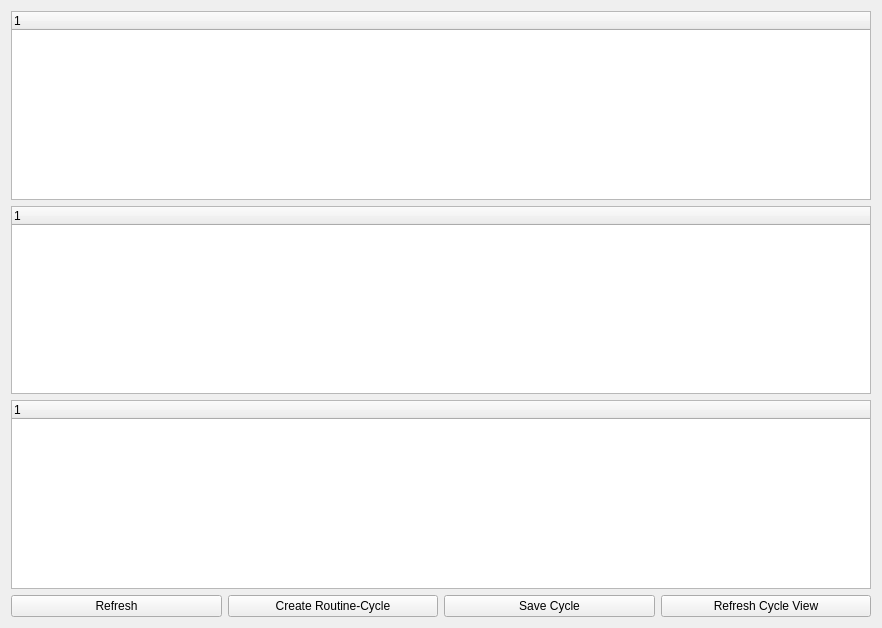
<?xml version="1.0" encoding="UTF-8"?>
<ui version="4.0">
 <class>wdCycleBuilderView</class>
 <widget class="QWidget" name="wdCycleBuilderView">
  <property name="geometry">
   <rect>
    <x>0</x>
    <y>0</y>
    <width>882</width>
    <height>628</height>
   </rect>
  </property>
  <property name="sizePolicy">
   <sizepolicy hsizetype="Expanding" vsizetype="Expanding">
    <horstretch>100</horstretch>
    <verstretch>100</verstretch>
   </sizepolicy>
  </property>
  <property name="maximumSize">
   <size>
    <width>16777215</width>
    <height>16777215</height>
   </size>
  </property>
  <property name="windowTitle">
   <string>wdParameterView</string>
  </property>
  <layout class="QVBoxLayout" name="verticalLayout">
   <item>
    <layout class="QHBoxLayout" name="horizontalLayout">
     <property name="sizeConstraint">
      <enum>QLayout::SetMaximumSize</enum>
     </property>
     <item>
      <layout class="QVBoxLayout" name="verticalLayout_2">
       <item>
        <widget class="QTreeWidget" name="trwCycles">
         <column>
          <property name="text">
           <string notr="true">1</string>
          </property>
         </column>
        </widget>
       </item>
       <item>
        <widget class="QTreeWidget" name="trwRoutines">
         <column>
          <property name="text">
           <string notr="true">1</string>
          </property>
         </column>
        </widget>
       </item>
       <item>
        <widget class="QTreeWidget" name="trwRoutineCycles">
         <property name="dragDropOverwriteMode">
          <bool>false</bool>
         </property>
         <property name="dragDropMode">
          <enum>QAbstractItemView::DragOnly</enum>
         </property>
         <column>
          <property name="text">
           <string notr="true">1</string>
          </property>
         </column>
        </widget>
       </item>
       <item>
        <layout class="QHBoxLayout" name="horizontalLayout_2">
         <item>
          <widget class="QPushButton" name="btnRefresh">
           <property name="text">
            <string>Refresh</string>
           </property>
          </widget>
         </item>
         <item>
          <widget class="QPushButton" name="btnCreateRoutineCycle">
           <property name="text">
            <string>Create Routine-Cycle</string>
           </property>
          </widget>
         </item>
         <item>
          <widget class="QPushButton" name="btnSaveCycle">
           <property name="text">
            <string>Save Cycle</string>
           </property>
          </widget>
         </item>
         <item>
          <widget class="QPushButton" name="btnRefreshCycle">
           <property name="text">
            <string>Refresh Cycle View</string>
           </property>
          </widget>
         </item>
        </layout>
       </item>
      </layout>
     </item>
    </layout>
   </item>
  </layout>
 </widget>
 <resources/>
 <connections/>
</ui>
